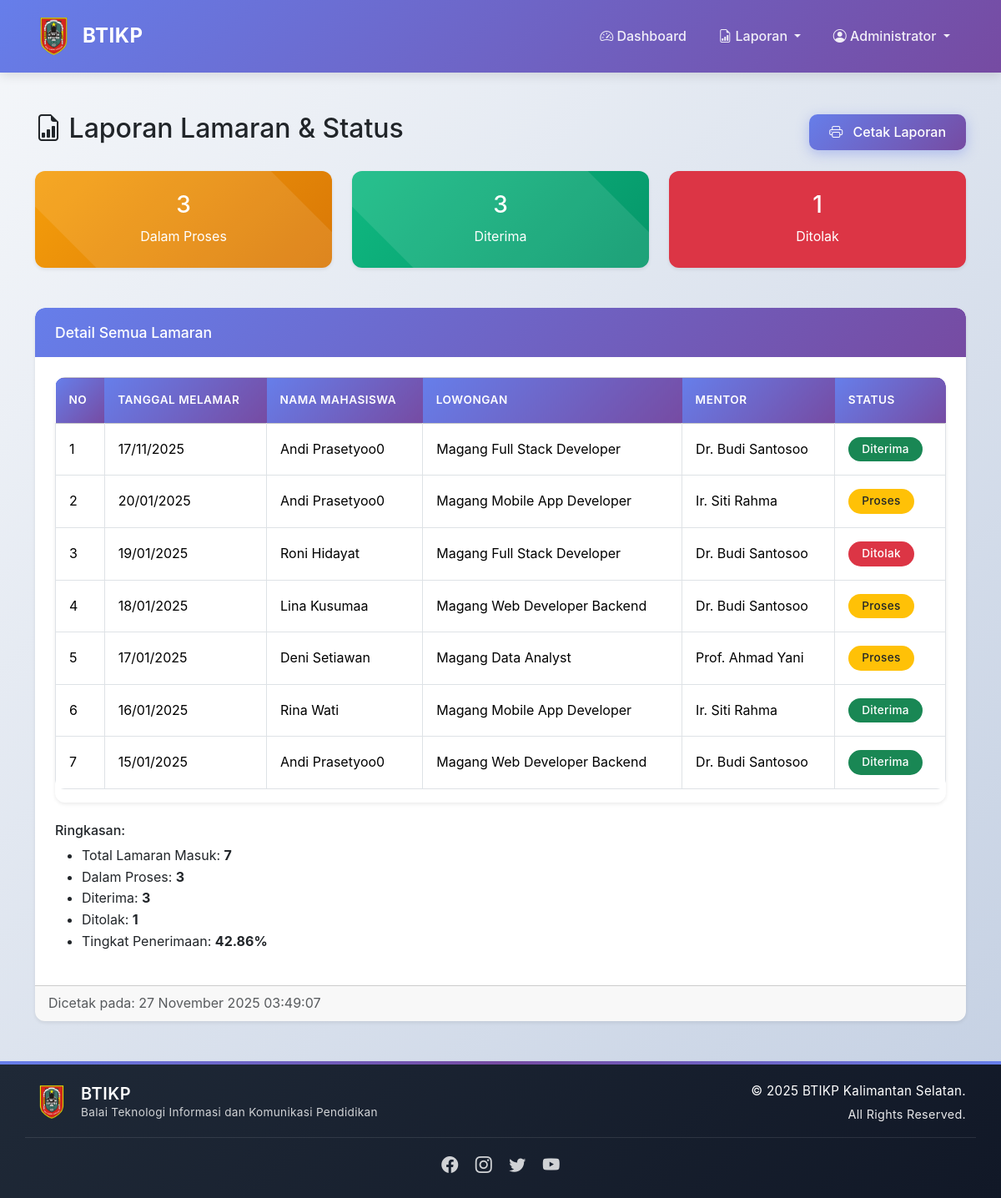
The app's page /pages/laporan4.php (signed in) with its own data.
### tables this page shows
CREATE TABLE `lamaran` (
  `id` int(11) NOT NULL,
  `user_id` int(11) NOT NULL,
  `lowongan_id` int(11) NOT NULL,
  `mentor_id` int(11) NOT NULL,
  `tgl_melamar` date NOT NULL,
  `status` enum('proses','diterima','ditolak') DEFAULT 'proses',
  `file_cv` varchar(255) DEFAULT NULL
);

CREATE TABLE `users` (
  `id` int(11) NOT NULL,
  `nama` varchar(100) NOT NULL,
  `email` varchar(100) NOT NULL,
  `password` varchar(255) NOT NULL,
  `role` enum('mahasiswa','mentor','admin') NOT NULL,
  `created_at` datetime DEFAULT CURRENT_TIMESTAMP
);

CREATE TABLE `lowongan` (
  `id` int(11) NOT NULL,
  `judul` varchar(255) NOT NULL,
  `deskripsi` text,
  `mentor_id` int(11) NOT NULL,
  `tgl_mulai` date DEFAULT NULL,
  `tgl_selesai` date DEFAULT NULL,
  `status` enum('open','closed') DEFAULT 'open'
);

### pages/laporan4.php (the view, shortened to what this page needs)
<?php
require_once '../config/database.php';
include '../includes/header.php';
$query = "SELECT l.*, u.nama as nama_mahasiswa, um.nama as nama_mentor, lo.judul as judul_lowongan
          FROM lamaran l
          JOIN users u ON l.user_id = u.id
          JOIN users um ON l.mentor_id = um.id
          JOIN lowongan lo ON l.lowongan_id = lo.id
          ORDER BY l.tgl_melamar DESC";
$result = mysqli_query($conn, $query);
$query_stats = "SELECT status, COUNT(*) as jumlah FROM lamaran GROUP BY status";
$result_stats = mysqli_query($conn, $query_stats);
$stats = [];
while ($row = mysqli_fetch_assoc($result_stats)) {
    $stats[$row['status']] = $row['jumlah'];
}
?>
<div class="container my-5">
    <div class="d-flex justify-content-between align-items-center mb-4">
        <h2><i class="bi bi-file-earmark-bar-graph"></i> Laporan Lamaran & Status</h2>
        <button onclick="window.print()" class="btn btn-primary">
            <i class="bi bi-printer"></i> Cetak Laporan
        </button>
    </div>
    <div class="row mb-4">
        <div class="col-md-4">
            <div class="card bg-warning text-white">
                <div class="card-body text-center">
                    <h3><?= isset($stats['proses']) ? $stats['proses'] : 0 ?></h3>
                    <p class="mb-0">Dalam Proses</p>
                </div>
            </div>
        </div>
        <div class="col-md-4">
            <div class="card bg-success text-white">
                <div class="card-body text-center">
                    <h3><?= isset($stats['diterima']) ? $stats['diterima'] : 0 ?></h3>
                    <p class="mb-0">Diterima</p>
                </div>
            </div>
        </div>
        <div class="col-md-4">
            <div class="card bg-danger text-white">
                <div class="card-body text-center">
                    <h3><?= isset($stats['ditolak']) ? $stats['ditolak'] : 0 ?></h3>
                    <p class="mb-0">Ditolak</p>
                </div>
            </div>
        </div>
    </div>
    <div class="card">
        <div class="card-header bg-warning text-white">
            <h5 class="mb-0">Detail Semua Lamaran</h5>
        </div>
        <div class="card-body">
            <div class="table-responsive">
                <table class="table table-bordered table-sm">
                    <thead class="table-light">
                        <tr>
                            <th>No</th>
                            <th>Tanggal Melamar</th>
                            <th>Nama Mahasiswa</th>
                            <th>Lowongan</th>
                            <th>Mentor</th>
                            <th>Status</th>
                        </tr>
                    </thead>
                    <tbody>
                        <?php
                        $no = 1;
                        while ($row = mysqli_fetch_assoc($result)):
                        ?>
                        <tr>
                            <td><?= $no++ ?></td>
                            <td><?= date('d/m/Y', strtotime($row['tgl_melamar'])) ?></td>
                            <td><?= $row['nama_mahasiswa'] ?></td>
                            <td><?= $row['judul_lowongan'] ?></td>
                            <td><?= $row['nama_mentor'] ?></td>
                            <td>
                                <?php if ($row['status'] == 'proses'): ?>
                                    <span class="badge bg-warning text-dark">Proses</span>
                                <?php elseif ($row['status'] == 'diterima'): ?>
                                    <span class="badge bg-success">Diterima</span>
                                <?php else: ?>
                                    <span class="badge bg-danger">Ditolak</span>
                                <?php endif; ?>
                            </td>
                        </tr>
                        <?php endwhile; ?>
                    </tbody>
                </table>
            </div>
            <div class="mt-4">
                <h6>Ringkasan:</h6>
                <ul>
                    <li>Total Lamaran Masuk: <strong><?= array_sum($stats) ?></strong></li>
                    <li>Dalam Proses: <strong><?= isset($stats['proses']) ? $stats['proses'] : 0 ?></strong></li>
                    <li>Diterima: <strong><?= isset($stats['diterima']) ? $stats['diterima'] : 0 ?></strong></li>
                    <li>Ditolak: <strong><?= isset($stats['ditolak']) ? $stats['ditolak'] : 0 ?></strong></li>
                    <li>Tingkat Penerimaan: <strong>
                        <?php
                        $total = array_sum($stats);
                        $diterima = isset($stats['diterima']) ? $stats['diterima'] : 0;
                        echo $total > 0 ? round(($diterima / $total) * 100, 2) : 0;
                        ?>%
                    </strong></li>
                </ul>
            </div>
        </div>
        <div class="card-footer text-muted">
            Dicetak pada: <?= date('d F Y H:i:s') ?>
        </div>
    </div>
</div>
<?php include '../includes/footer.php'; ?>

### assets/css/style.css (style rules this page uses)
:root { --primary-color: #0d6efd; --primary-dark: #0a58ca; --secondary-color: #6c757d; --success-color: #198754; --info-color: #0dcaf0; --warning-color: #ffc107; --danger-color: #dc3545; --light-bg: #f8f9fa; --dark-text: #212529; --shadow-sm: 0 2px 4px rgba(0,0,0,0.08); --shadow-md: 0 4px 12px rgba(0,0,0,0.1); --shadow-lg: 0 8px 24px rgba(0,0,0,0.12); --border-radius: 12px; --transition: all 0.3s cubic-bezier(0.4, 0, 0.2, 1); }
* { margin: 0; padding: 0; box-sizing: border-box; }
body { font-family: 'Inter', -apple-system, BlinkMacSystemFont, 'Segoe UI', Roboto, 'Helvetica Neue', Arial, sans-serif; line-height: 1.6; color: var(--dark-text); background: linear-gradient(135deg, #f5f7fa 0%, #c3cfe2 100%); min-height: 100vh; overflow-x: hidden; }
html { scroll-behavior: smooth; }
.card { border: none; border-radius: var(--border-radius); box-shadow: var(--shadow-sm); transition: var(--transition); overflow: hidden; background: white; margin-bottom: 1.5rem; }
.card-header { border: none; border-radius: var(--border-radius) var(--border-radius) 0 0 !important; font-weight: 600; padding: 1.2rem 1.5rem; background: linear-gradient(135deg, #667eea 0%, #764ba2 100%); color: white; }
.card-header h5 { margin: 0; font-size: 1.1rem; }
.card-body { padding: 1.5rem; }
.card.bg-primary, .card.bg-success, .card.bg-info, .card.bg-warning { background: linear-gradient(135deg, var(--primary-color) 0%, var(--primary-dark) 100%) !important; border: none; position: relative; overflow: hidden; color: white; }
.card.bg-success { background: linear-gradient(135deg, #10b981 0%, #059669 100%) !important; }
.card.bg-warning { background: linear-gradient(135deg, #f59e0b 0%, #d97706 100%) !important; }
.card.bg-primary::before, .card.bg-success::before, .card.bg-info::before, .card.bg-warning::before { content: ''; position: absolute; top: -50%; right: -50%; width: 200%; height: 200%; background: rgba(255, 255, 255, 0.1); transform: rotate(45deg); transition: var(--transition); }
.btn { border-radius: 10px; padding: 0.6rem 1.5rem; font-weight: 500; transition: var(--transition); border: none; position: relative; overflow: hidden; z-index: 1; }
.btn::before { content: ''; position: absolute; top: 50%; left: 50%; width: 0; height: 0; border-radius: 50%; background: rgba(255, 255, 255, 0.3); transform: translate(-50%, -50%); transition: width 0.6s, height 0.6s; z-index: -1; }
.btn-primary { background: linear-gradient(135deg, #667eea 0%, #764ba2 100%); box-shadow: 0 4px 15px rgba(102, 126, 234, 0.4); }
.badge { padding: 0.5rem 1rem; border-radius: 20px; font-weight: 500; font-size: 0.85rem; letter-spacing: 0.3px; }
.table { border-radius: var(--border-radius); overflow: hidden; }
.table thead th { background: linear-gradient(135deg, #667eea 0%, #764ba2 100%); color: white; border: none; font-weight: 600; padding: 1rem; text-transform: uppercase; font-size: 0.85rem; letter-spacing: 0.5px; }
.table tbody tr { transition: var(--transition); }
.table tbody td { padding: 1rem; vertical-align: middle; }
.table-responsive { border-radius: var(--border-radius); box-shadow: var(--shadow-sm); }
.container { animation: fadeIn 0.6s ease; }
.bi { transition: var(--transition); }
.card-title .bi, .btn .bi { margin-right: 0.5rem; }

### records on screen
lamaran: tgl_melamar "17/11/2025", user.nama "Andi Prasetyoo0", lowongan.judul "Magang Full Stack Developer", users.nama "Dr. Budi Santosoo", status "Diterima"
lamaran: tgl_melamar "20/01/2025", user.nama "Andi Prasetyoo0", lowongan.judul "Magang Mobile App Developer", users.nama "Ir. Siti Rahma", status "Proses"
lamaran: tgl_melamar "19/01/2025", user.nama "Roni Hidayat", lowongan.judul "Magang Full Stack Developer", users.nama "Dr. Budi Santosoo", status "Ditolak"
lamaran: tgl_melamar "18/01/2025", user.nama "Lina Kusumaa", lowongan.judul "Magang Web Developer Backend", users.nama "Dr. Budi Santosoo", status "Proses"
lamaran: tgl_melamar "17/01/2025", user.nama "Deni Setiawan", lowongan.judul "Magang Data Analyst", users.nama "Prof. Ahmad Yani", status "Proses"
lamaran: tgl_melamar "16/01/2025", user.nama "Rina Wati", lowongan.judul "Magang Mobile App Developer", users.nama "Ir. Siti Rahma", status "Diterima"
lamaran: tgl_melamar "15/01/2025", user.nama "Andi Prasetyoo0", lowongan.judul "Magang Web Developer Backend", users.nama "Dr. Budi Santosoo", status "Diterima"

### other values on screen
$_SESSION['nama'] "Administrator"
$stats['proses'] "3"
$stats['diterima'] "3"
$stats['ditolak'] "1"
array_sum($stats) "7"
